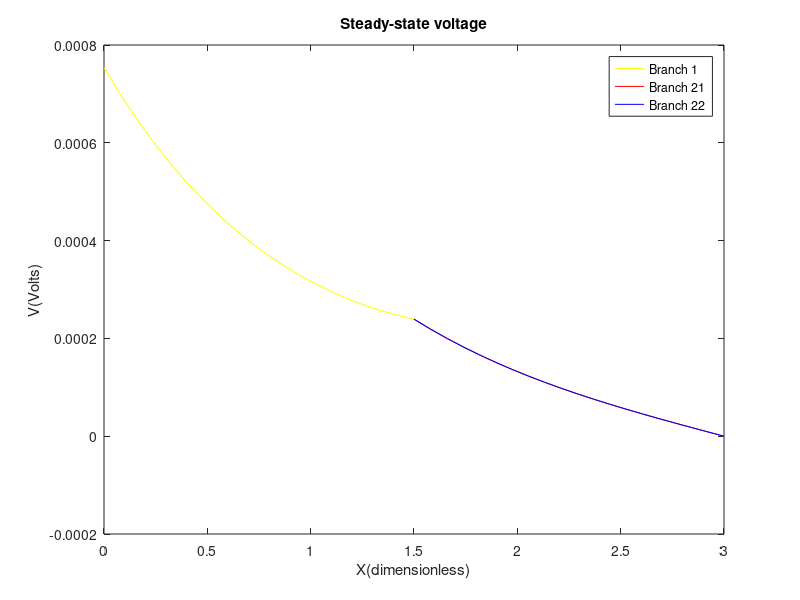
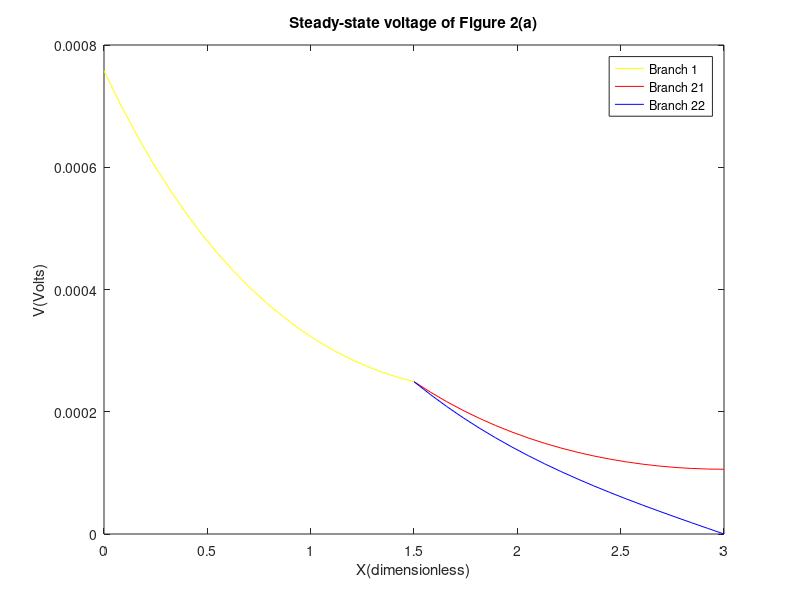
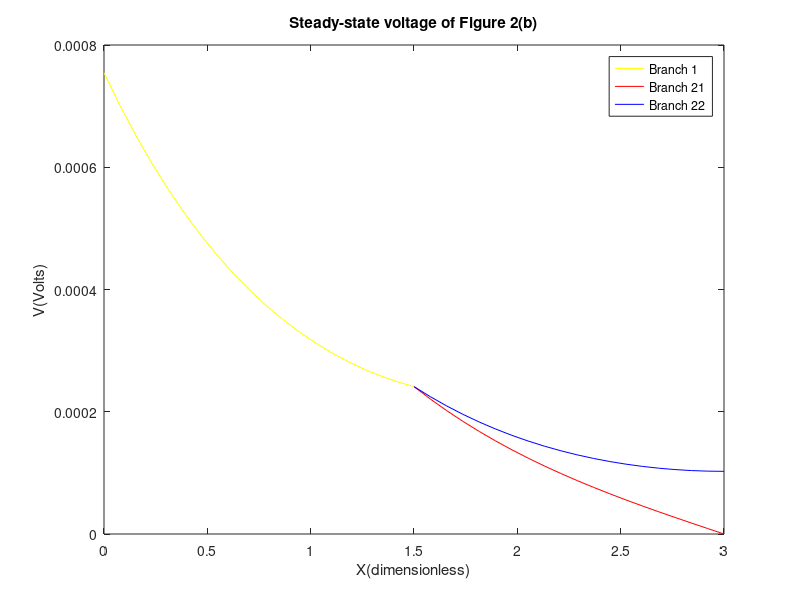
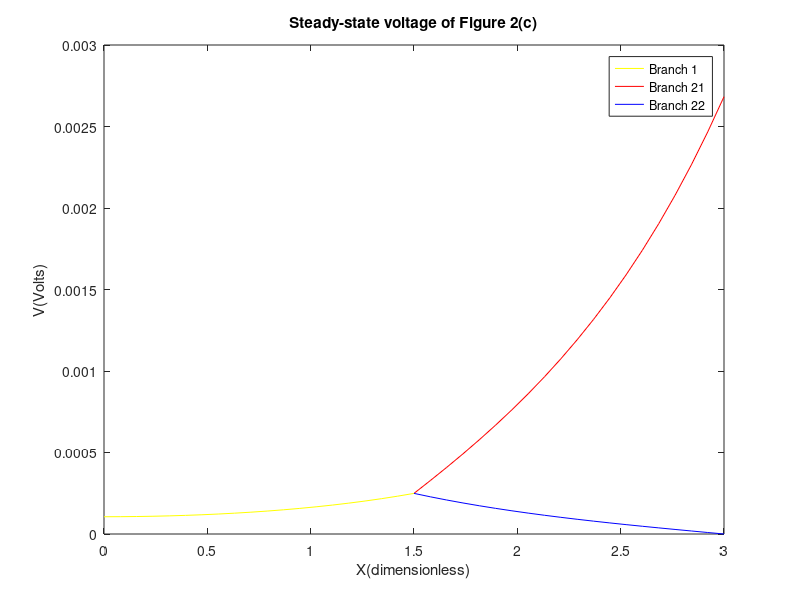

These figures' MATLAB source, in order:
% electrical constants and derived quantities for typical 
% mammalian dendrite

% Dimensions of compartments

d1 = 75e-4; 			% cm
d21 = 30e-4; 			% cm
d22 = 15e-4; 			% cm

% Commented till Question 6
% d21 = 47.2470e-4;       % E9 cm
% d22 = d21;               % E9 cm
%%%%%%%
l1 = 1.5;			% dimensionless
l21 = 3.0;			% dimensionless
l22 = 3.0;			% dimensionless

% Electrical properties of compartments

Rm = 6e3;			% Ohms cm^2
Rc = 90;			% Ohms cm
Rs = 1e6;			% Ohms

c1 = 2*(Rc*Rm)^(1/2)/pi;

rl1 = c1*d1^(-3/2);		% Ohms
rl21 = c1*d21^(-3/2);		% Ohms
rl22 = c1*d22^(-3/2);		% Ohms


% Applied current

iapp = 1e-9; 	% Amps

% Coefficient matrices

A = [1 -1 0 0 0 0;
     0 0 exp(-l21) exp(l21) 0 0;
     0 0 0 0 exp(-l22) exp(l22);
     exp(-l1) exp(l1) -exp(-l1) -exp(l1) 0 0;
     0 0 exp(-l1) exp(l1) -exp(-l1) -exp(l1);
     -exp(-l1) exp(l1) rl1*exp(-l1)/rl21 -rl1*exp(l1)/rl21 rl1*exp(-l1)/rl22 -rl1*exp(-l1)/rl22];

b = [rl1*iapp; 0 ;0; 0 ;0; 0];
x = A\b;%Calculating the value of x
x
%Plotting the graph
y1 = linspace(0,l1,20);
y21 = linspace(l1,l21,20);
y22 = linspace(l1,l22,20);
v1 = x(1)*exp(-y1)+x(2)*exp(y1);
v21 = x(3)*exp(-y21)+x(4)*exp(y21);
v22 = x(5)*exp(-y22)+x(6)*exp(y22);
figure;
plot(y1,v1,'y-');
hold on;
plot(y21,v21,'r-');
hold on;
plot(y22,v22,'b-');
hold off;
xlabel('X(dimensionless)');
ylabel('V(Volts)');
title('Steady-state voltage');
legend('Branch 1','Branch 21','Branch 22');
%Changing A according to Figure 2a
A1 = A;
A1(2,:) = [0 0 -exp(-l21) exp(l21) 0 0];
x1 = A1\b;
v21 = x1(1)*exp(-y1)+x1(2)*exp(y1);
v221 = x1(3)*exp(-y21)+x1(4)*exp(y21);
v222 = x1(5)*exp(-y22)+x1(6)*exp(y22);
figure;
plot(y1,v21,'y-');
hold on;
plot(y21,v221,'r-');
hold on;
plot(y22,v222,'b-');
hold off;
xlabel('X(dimensionless)');
ylabel('V(Volts)');
title('Steady-state voltage of Figure 2(a)');
legend('Branch 1','Branch 21','Branch 22');
%Changing A according to Figure 2b
A2 = A;
A2(3,:) = [0 0 0 0 -exp(-l22) exp(l22)];
x2 = A2\b;
v31 = x2(1)*exp(-y1)+x2(2)*exp(y1);
v321 = x2(3)*exp(-y21)+x2(4)*exp(y21);
v322 = x2(5)*exp(-y22)+x2(6)*exp(y22);
figure;
plot(y1,v31,'y-');
hold on;
plot(y21,v321,'r-');
hold on;
plot(y22,v322,'b-');
hold off;
xlabel('X(dimensionless)');
ylabel('V(Volts)');
title('Steady-state voltage of Figure 2(b)');
legend('Branch 1','Branch 21','Branch 22');
%Changing b according to Figure 2c
b1 = b;
b1(1) = 0;
b1(2) = rl21*iapp;
x3 = A1\b1;
v41 = x3(1)*exp(-y1)+x3(2)*exp(y1);
v421 = x3(3)*exp(-y21)+x3(4)*exp(y21);
v422 = x3(5)*exp(-y22)+x3(6)*exp(y22);
figure;
plot(y1,v41,'y-');
hold on;
plot(y21,v421,'r-');
hold on;
plot(y22,v422,'b-');
hold off;
xlabel('X(dimensionless)');
ylabel('V(Volts)');
title('Steady-state voltage of Figure 2(c)');
legend('Branch 1','Branch 21','Branch 22');
%Changing b according to Figure 2d
b2 = b;
b2(3) = rl22*iapp;
x4 = A2\b2;
v51 = x4(1)*exp(-y1)+x4(2)*exp(y1);
v521 = x4(3)*exp(-y21)+x4(4)*exp(y21);
v522 = x4(5)*exp(-y22)+x4(6)*exp(y22);
figure;
plot(y1,v51,'y-');
hold on;
plot(y21,v521,'r-');
hold on;
plot(y22,v522,'b-');
hold off;
xlabel('X(dimensionless)');
ylabel('V(Volts)');
title('Steady-state voltage of Figure 2(d)');
legend('Branch 1','Branch 21','Branch 22');
